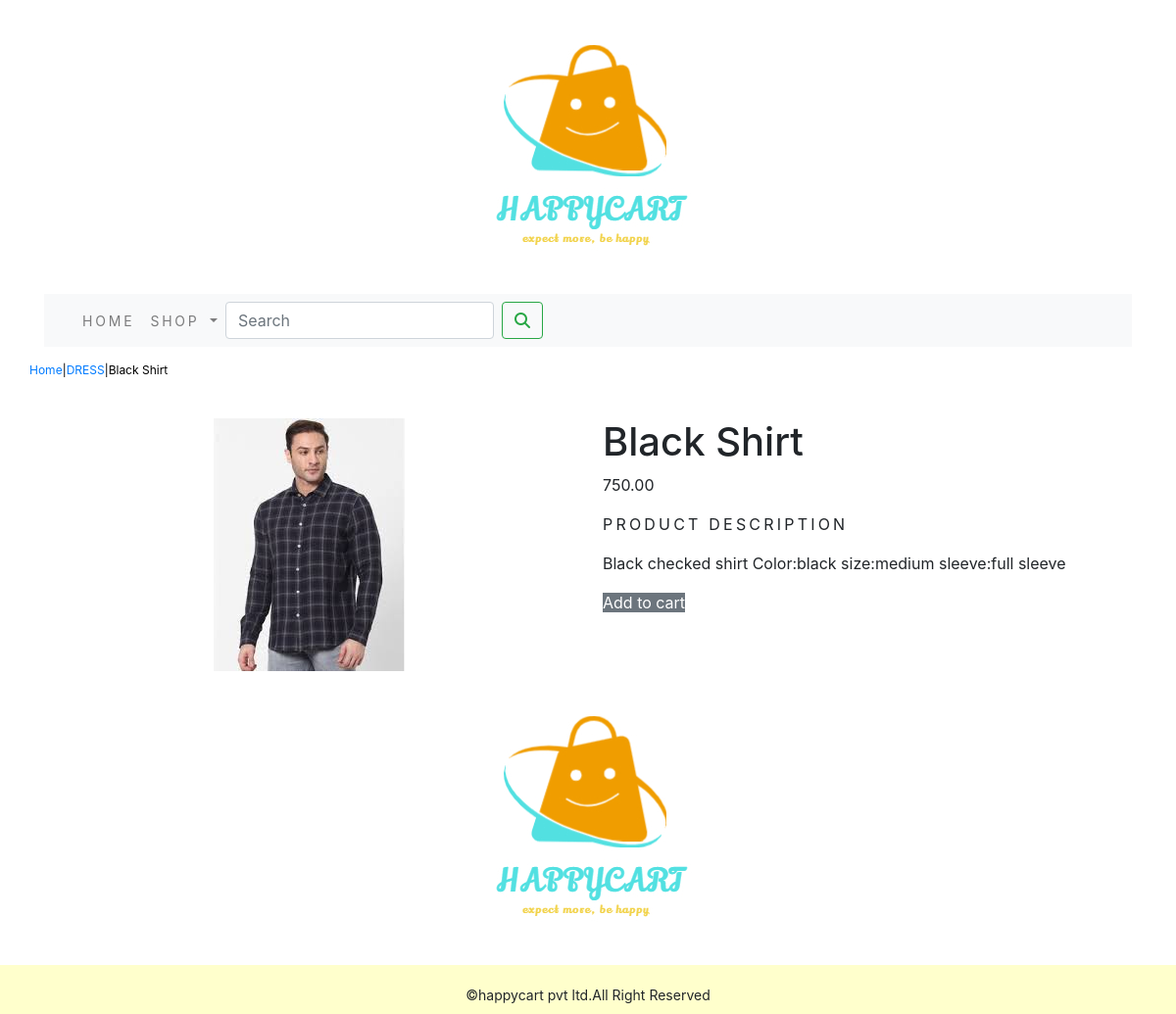
Page /shop/dress/shirt/ on the committed database.
### shopapp/models.py (models this page shows, shortened)
class Product(models.Model):
    name=models.CharField(max_length=250,unique=True)
    slug=models.SlugField(max_length=250,unique=True)
    description=models.TextField(blank=True)
    price=models.DecimalField(max_digits=10,decimal_places=2)
    category=models.ForeignKey(Category,on_delete=models.CASCADE)
    image = models.ImageField(upload_to='category', blank=True)
    stock=models.IntegerField()
    available=models.BooleanField(default=True)
    created=models.DateTimeField(auto_now_add=True)
    updated=models.DateTimeField(auto_now=True)
    class Meta:
        ordering=('name',)
        verbose_name='product'
        verbose_name_plural='products'

class Category(models.Model):
    name=models.CharField(max_length=250,unique=True)
    slug=models.SlugField(max_length=250,unique=True)
    description=models.TextField(blank=True)
    image=models.ImageField(upload_to='category',blank=True)
    class Meta:
        ordering=('name',)
        verbose_name='category'
        verbose_name_plural='categories'
    def get_url(self):
        return  reverse('shopapp:products_by_category',args=[self.slug])
    def __str__(self):
        return '{}'.format(self.name)

### shopapp/views.py (the view)
# urls.py: path('<slug:c_slug>/<slug:product_slug>/', views.proDetail, name='prodCatdetail')
def proDetail(request,c_slug,product_slug):
    try:
        product=Product.objects.get(category__slug=c_slug,slug=product_slug)
    except Exception as e:
        raise e
    return render(request,'product.html',{'product':product})

### cart/context_processors.py (called while the page is built)
def counter(request):
    item_count=0;
    if 'admin' in request.path:
        return {}
    else:
        try:
            cart=Cart.objects.filter(cart_id=_cart_id(request))
            cart_items=CartItem.objects.all().filter(cart=cart[:1])
            for cart_item in cart_items:
                item_count += cart_item.quantity
        except Cart.DoesNotExist:
            item_count=0
    return  dict(item_count=item_count)

### cart/views.py (called while the page is built)
def _cart_id(request):
    cart=request.session.session_key
    if not cart:
        cart=request.session.create()
    return cart

### shopapp/context_preprocessors.py (called while the page is built)
def menu_links(request):
    links=Category.objects.all()
    return dict(links=links)

### templates/product.html (shortened to what this page needs)
{% extends 'base.html' %}
{% load static %}
{% block content %}
<div class="row my_prod_row_class">
    <div class="mx_auto">
        <p><a href="{% url 'shopapp:allProdCat' %}">Home</a>|<a href="{{product.category.get_url}}">{{product.category}}</a>|{{product.name}}</p>
    </div>
<div class="container">
<br>
<div class="row">
    <div class="col-12 col-sm-12 col-md-12 col-lg-6 text-center">
        <div style="min-width:18rem">
         <img src="{{product.image.url}}" alt="{{product.name}}">
    </div>
</div>
    <div class="col-12 col-sm-12 col-md-12 col-lg-6">
        <div>
        <h1 class="my_prod_title_">{{product.name}}</h1>
        <p>{{product.price}}</p>
        <p class="my_title">Product Description</p>
        <p class="text-justify my_rod-text">{{product.description}}</p>
        {% if product.stock <= 0 %}
            <p class="text-justify my_prod-text"><b>Out Of Stock</b></p>
        {% else %}
        <a class="btn- btn-secondary" href="{% url 'cart:add_cart' product.id %}">Add to cart</a>
        {% endif %}
        </div>
    </div>
 </div>
</div>
</div>
{% endblock %}

### static/css/custom.css (style rules this page uses)
body { font-family: 'Roboto Condensed', sans-serif; }
.my_title { font-size:16px; letter-spacing : .2em; text-transform:uppercase; }
.my_prod_row_class { padding-top:15px; padding-bottom-20px; }
.my_prod_row_class .mx_auto { color:#000; font-size:12px; text-decoration:none; }

### rows in the picture
Product: category "DRESS", name "Black Shirt", image (picture), price "750.00", description "Black checked shirt Color:black size:medium sleeve:full sleeve"
